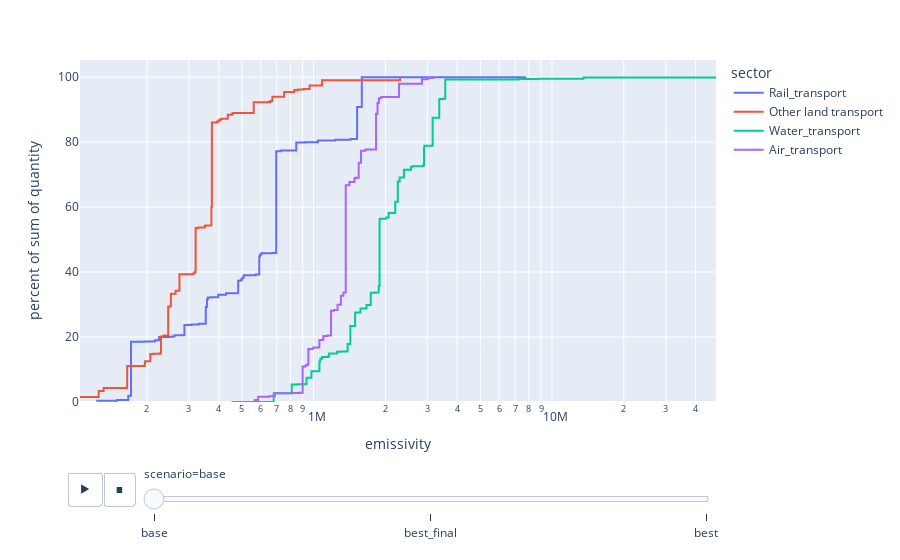
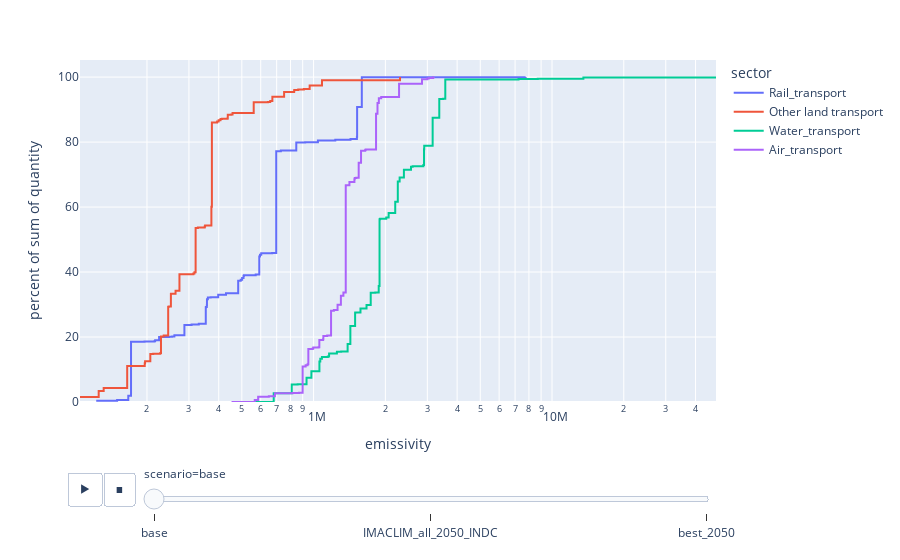

The cell these charts' notebook holds for them, in order:
### Code cell
plot_sector_import_distrib_full(model,["Water_transport","Rail_transport","Air_transport","Other land transport"],scenarios=["base","best_final","best"])
plot_sector_import_distrib_full(model,["Water_transport","Rail_transport","Air_transport","Other land transport"],scenarios=["base","IMACLIM_all_2050_INDC","best_2050"])

### Figure 1 — Plotly figure (JSON) as saved in the notebook; plotly's stock layout.template omitted (floating-point values rounded to 4 significant figures)
{"data": [{"hovertemplate": "<b>%{hovertext}</b><br><br>sector=Rail_transport<br>scenario=base<br>emissivity=%{x}<br>percent of sum of quantity=%{y}<extra></extra>", "hovertext": ["Sweden", "Turkey", "Switzerland", "Germany", "Cyprus", "Japan", "Slovenia", "United Kingdom", "Finland", "Malta", "Ireland", "Romania", "Belgium", "Norway", "Greece", "Luxembourg", "Austria", "South Korea", "Portugal", "Netherlands", "Spain", "Brazil", "Hungary", "Slovakia", "Poland", "Denmark", "RoW America", "Italy", "Estonia", "South Africa", "United States", "RoW Middle East", "Australia", "Latvia", "Croatia", "RoW Asia and Pacific", "Lithuania", "Taiwan", "RoW Africa", "Bulgaria", "Czech Republic", "India", "China", "Canada", "RoW Europe", "Russia", "Indonesia", "Mexico"], "legendgroup": "Rail_transport", "line": {"dash": "solid", "shape": "hv"}, "marker": {"color": "#636efa", "symbol": "circle"}, "mode": "lines", "name": "Rail_transport", "orientation": "v", "showlegend": true, "type": "scatter", "x": [122500.0, 149900.0, 167000.0, 171500.0, 195200.0, 215300.0, 216400.0, 224900.0, 232700.0, 247600.0, 254900.0, 260700.0, 287100.0, 307800.0, 329900.0, 329900.0, 353000.0, 354000.0, 356500.0, 357000.0, 360200.0, 370200.0, 397900.0, 429100.0, 482700.0, 494700.0, 501400.0, 508300.0, 510500.0, 571600.0, 591800.0, 595400.0, 596000.0, 602900.0, 670200.0, 697000.0, 728800.0, 739800.0, 845900.0, 922000.0, 1042000.0, 1233000.0, 1428000.0, 1519000.0, 1522000.0, 1593000.0, 4068000.0, 7749000.0], "xaxis": "x", "y": [0.4134, 0.6441, 1.931, 18.53, 18.64, 18.78, 18.98, 19.98, 20.03, 20.06, 20.18, 20.57, 23.72, 23.86, 23.95, 24.08, 29.18, 29.26, 29.75, 31.66, 32.19, 32.24, 33.01, 33.48, 37.35, 37.65, 38.14, 38.89, 39.03, 39.21, 44.79, 45.03, 45.33, 45.79, 45.83, 77.16, 77.39, 77.45, 79.85, 79.97, 80.5, 80.69, 80.96, 81.67, 90.81, 99.95, 99.97, 100.0], "yaxis": "y"}, {"hovertemplate": "<b>%{hovertext}</b><br><br>sector=Other land transport<br>scenario=base<br>emissivity=%{x}<br>percent of sum of quantity=%{y}<extra></extra>", "hovertext": ["Sweden", "United Kingdom", "Switzerland", "Germany", "Romania", "Turkey", "Italy", "Finland", "Japan", "Belgium", "Ireland", "United States", "Mexico", "Austria", "Hungary", "Spain", "Lithuania", "Portugal", "Netherlands", "Cyprus", "Luxembourg", "Norway", "Slovenia", "Poland", "RoW Asia and Pacific", "RoW Middle East", "Australia", "Indonesia", "South Korea", "Estonia", "Taiwan", "RoW America", "Malta", "Brazil", "Slovakia", "RoW Africa", "South Africa", "India", "Canada", "Denmark", "Croatia", "China", "Greece", "Latvia", "Bulgaria", "Czech Republic", "RoW Europe", "Russia"], "legendgroup": "Other land transport", "line": {"dash": "solid", "shape": "hv"}, "marker": {"color": "#EF553B", "symbol": "circle"}, "mode": "lines", "name": "Other land transport", "orientation": "v", "showlegend": true, "type": "scatter", "x": [104700.0, 125500.0, 131700.0, 165200.0, 195700.0, 196400.0, 206600.0, 212400.0, 227500.0, 229000.0, 235100.0, 245500.0, 247600.0, 252000.0, 263600.0, 273700.0, 313000.0, 316400.0, 320000.0, 323700.0, 327000.0, 349300.0, 350600.0, 372600.0, 374400.0, 393800.0, 399600.0, 406400.0, 409200.0, 413000.0, 435000.0, 436500.0, 449200.0, 451400.0, 457100.0, 560800.0, 643100.0, 657600.0, 671500.0, 752100.0, 828500.0, 828900.0, 830100.0, 861900.0, 910300.0, 962600.0, 1084000.0, 2304000.0], "xaxis": "x", "y": [1.541, 3.368, 4.3, 11.09, 11.9, 12.53, 14.8, 14.87, 15.08, 20.19, 20.45, 29.29, 29.37, 33.32, 34.21, 39.32, 39.56, 39.96, 53.53, 53.56, 53.69, 54.03, 54.29, 60.13, 86.0, 86.35, 86.74, 86.99, 87.09, 87.21, 87.28, 88.39, 88.41, 88.5, 88.95, 92.24, 92.32, 92.68, 93.92, 95.41, 95.49, 95.91, 96.05, 96.19, 96.36, 97.43, 99.03, 100.0], "yaxis": "y"}, {"hovertemplate": "<b>%{hovertext}</b><br><br>sector=Water_transport<br>scenario=base<br>emissivity=%{x}<br>percent of sum of quantity=%{y}<extra></extra>", "hovertext": ["Slovakia", "Switzerland", "RoW Africa", "Bulgaria", "Hungary", "Sweden", "Brazil", "United States", "Ireland", "Croatia", "South Africa", "Turkey", "Finland", "Malta", "RoW America", "United Kingdom", "Belgium", "Estonia", "RoW Europe", "Spain", "Netherlands", "Slovenia", "Italy", "RoW Asia and Pacific", "Lithuania", "Romania", "Indonesia", "Australia", "India", "RoW Middle East", "Norway", "Russia", "Canada", "Portugal", "Luxembourg", "Mexico", "South Korea", "Denmark", "China", "Japan", "Austria", "Germany", "Cyprus", "Latvia", "Czech Republic", "Greece", "Taiwan"], "legendgroup": "Water_transport", "line": {"dash": "solid", "shape": "hv"}, "marker": {"color": "#00cc96", "symbol": "circle"}, "mode": "lines", "name": "Water_transport", "orientation": "v", "showlegend": true, "type": "scatter", "x": [455500.0, 680200.0, 809600.0, 857200.0, 876200.0, 934100.0, 978900.0, 1058000.0, 1067000.0, 1084000.0, 1147000.0, 1161000.0, 1252000.0, 1305000.0, 1389000.0, 1426000.0, 1493000.0, 1495000.0, 1573000.0, 1667000.0, 1736000.0, 1814000.0, 1876000.0, 1890000.0, 1893000.0, 1901000.0, 2017000.0, 2065000.0, 2200000.0, 2255000.0, 2295000.0, 2392000.0, 2562000.0, 2603000.0, 2654000.0, 2887000.0, 2905000.0, 2911000.0, 3157000.0, 3366000.0, 3494000.0, 3567000.0, 7237000.0, 8712000.0, 9994000.0, 13540000.0, 48730000.0], "xaxis": "x", "y": [0.02277, 2.668, 5.354, 5.458, 5.501, 7.427, 9.431, 12.5, 13.3, 13.83, 14.01, 14.95, 15.49, 15.54, 17.83, 23.41, 27.35, 27.56, 28.77, 29.86, 33.61, 33.72, 35.73, 56.23, 56.27, 56.39, 56.78, 58.15, 61.64, 67.87, 69.09, 71.5, 72.39, 72.53, 72.54, 72.96, 77.78, 78.84, 87.46, 93.28, 93.31, 99.28, 99.43, 99.48, 99.49, 99.87, 100.0], "yaxis": "y"}, {"hovertemplate": "<b>%{hovertext}</b><br><br>sector=Air_transport<br>scenario=base<br>emissivity=%{x}<br>percent of sum of quantity=%{y}<extra></extra>", "hovertext": ["Slovakia", "Denmark", "Sweden", "Poland", "Switzerland", "Cyprus", "Romania", "Germany", "Norway", "RoW America", "Ireland", "Croatia", "Brazil", "Hungary", "Malta", "Japan", "Slovenia", "Austria", "Belgium", "Lithuania", "Mexico", "United Kingdom", "Greece", "Italy", "Estonia", "Turkey", "Portugal", "United States", "Bulgaria", "RoW Europe", "RoW Africa", "Canada", "Czech Republic", "Spain", "Netherlands", "Finland", "Latvia", "RoW Asia and Pacific", "China", "South Korea", "Australia", "Indonesia", "Russia", "RoW Middle East", "India", "Taiwan", "Luxembourg", "South Africa"], "legendgroup": "Air_transport", "line": {"dash": "solid", "shape": "hv"}, "marker": {"color": "#ab63fa", "symbol": "circle"}, "mode": "lines", "name": "Air_transport", "orientation": "v", "showlegend": true, "type": "scatter", "x": [452700.0, 566500.0, 585300.0, 648900.0, 688200.0, 816400.0, 868800.0, 899400.0, 925900.0, 943000.0, 950400.0, 953700.0, 990700.0, 996800.0, 1049000.0, 1057000.0, 1094000.0, 1096000.0, 1099000.0, 1118000.0, 1140000.0, 1184000.0, 1216000.0, 1260000.0, 1273000.0, 1302000.0, 1334000.0, 1364000.0, 1366000.0, 1413000.0, 1483000.0, 1488000.0, 1509000.0, 1546000.0, 1581000.0, 1646000.0, 1659000.0, 1828000.0, 1853000.0, 1878000.0, 1921000.0, 1921000.0, 2283000.0, 2849000.0, 2999000.0, 3042000.0, 3171000.0, 3192000.0], "xaxis": "x", "y": [0.01349, 0.6497, 1.609, 1.802, 2.684, 2.744, 2.86, 10.9, 11.29, 11.65, 16.27, 16.33, 16.44, 16.79, 16.82, 19.1, 19.14, 19.35, 20.3, 20.32, 20.47, 28.08, 28.34, 29.91, 29.94, 32.67, 33.68, 66.6, 66.68, 67.7, 68.54, 68.92, 69.05, 73.66, 77.36, 77.65, 77.71, 88.72, 92.01, 93.49, 93.77, 93.84, 97.98, 99.37, 99.58, 99.74, 99.92, 100.0], "yaxis": "y"}], "layout": {"legend": {"title": {"text": "sector"}, "tracegroupgap": 0}, "margin": {"t": 60}, "sliders": [{"active": 0, "currentvalue": {"prefix": "scenario="}, "len": 0.9, "pad": {"b": 10, "t": 60}, "steps": [{"args": [["base"], {"frame": {"duration": 0, "redraw": false}, "fromcurrent": true, "mode": "immediate", "transition": {"duration": 0, "easing": "linear"}}], "label": "base", "method": "animate"}, {"args": [["best_final"], {"frame": {"duration": 0, "redraw": false}, "fromcurrent": true, "mode": "immediate", "transition": {"duration": 0, "easing": "linear"}}], "label": "best_final", "method": "animate"}, {"args": [["best"], {"frame": {"duration": 0, "redraw": false}, "fromcurrent": true, "mode": "immediate", "transition": {"duration": 0, "easing": "linear"}}], "label": "best", "method": "animate"}], "x": 0.1, "xanchor": "left", "y": 0, "yanchor": "top"}], "updatemenus": [{"buttons": [{"args": [null, {"frame": {"duration": 500, "redraw": false}, "fromcurrent": true, "mode": "immediate", "transition": {"duration": 500, "easing": "linear"}}], "label": "&#9654;", "method": "animate"}, {"args": [[null], {"frame": {"duration": 0, "redraw": false}, "fromcurrent": true, "mode": "immediate", "transition": {"duration": 0, "easing": "linear"}}], "label": "&#9724;", "method": "animate"}], "direction": "left", "pad": {"r": 10, "t": 70}, "showactive": false, "type": "buttons", "x": 0.1, "xanchor": "right", "y": 0, "yanchor": "top"}], "xaxis": {"anchor": "y", "domain": [0, 1], "title": {"text": "emissivity"}, "type": "log"}, "yaxis": {"anchor": "x", "domain": [0, 1], "rangemode": "tozero", "title": {"text": "percent of sum of quantity"}}}}

### Figure 2 — Plotly figure (JSON) as saved in the notebook; plotly's stock layout.template omitted (floating-point values rounded to 4 significant figures)
{"data": [{"hovertemplate": "<b>%{hovertext}</b><br><br>sector=Rail_transport<br>scenario=base<br>emissivity=%{x}<br>percent of sum of quantity=%{y}<extra></extra>", "hovertext": ["Sweden", "Turkey", "Switzerland", "Germany", "Cyprus", "Japan", "Slovenia", "United Kingdom", "Finland", "Malta", "Ireland", "Romania", "Belgium", "Norway", "Greece", "Luxembourg", "Austria", "South Korea", "Portugal", "Netherlands", "Spain", "Brazil", "Hungary", "Slovakia", "Poland", "Denmark", "RoW America", "Italy", "Estonia", "South Africa", "United States", "RoW Middle East", "Australia", "Latvia", "Croatia", "RoW Asia and Pacific", "Lithuania", "Taiwan", "RoW Africa", "Bulgaria", "Czech Republic", "India", "China", "Canada", "RoW Europe", "Russia", "Indonesia", "Mexico"], "legendgroup": "Rail_transport", "line": {"dash": "solid", "shape": "hv"}, "marker": {"color": "#636efa", "symbol": "circle"}, "mode": "lines", "name": "Rail_transport", "orientation": "v", "showlegend": true, "type": "scatter", "x": [122500.0, 149900.0, 167000.0, 171500.0, 195200.0, 215300.0, 216400.0, 224900.0, 232700.0, 247600.0, 254900.0, 260700.0, 287100.0, 307800.0, 329900.0, 329900.0, 353000.0, 354000.0, 356500.0, 357000.0, 360200.0, 370200.0, 397900.0, 429100.0, 482700.0, 494700.0, 501400.0, 508300.0, 510500.0, 571600.0, 591800.0, 595400.0, 596000.0, 602900.0, 670200.0, 697000.0, 728800.0, 739800.0, 845900.0, 922000.0, 1042000.0, 1233000.0, 1428000.0, 1519000.0, 1522000.0, 1593000.0, 4068000.0, 7749000.0], "xaxis": "x", "y": [0.4134, 0.6441, 1.931, 18.53, 18.64, 18.78, 18.98, 19.98, 20.03, 20.06, 20.18, 20.57, 23.72, 23.86, 23.95, 24.08, 29.18, 29.26, 29.75, 31.66, 32.19, 32.24, 33.01, 33.48, 37.35, 37.65, 38.14, 38.89, 39.03, 39.21, 44.79, 45.03, 45.33, 45.79, 45.83, 77.16, 77.39, 77.45, 79.85, 79.97, 80.5, 80.69, 80.96, 81.67, 90.81, 99.95, 99.97, 100.0], "yaxis": "y"}, {"hovertemplate": "<b>%{hovertext}</b><br><br>sector=Other land transport<br>scenario=base<br>emissivity=%{x}<br>percent of sum of quantity=%{y}<extra></extra>", "hovertext": ["Sweden", "United Kingdom", "Switzerland", "Germany", "Romania", "Turkey", "Italy", "Finland", "Japan", "Belgium", "Ireland", "United States", "Mexico", "Austria", "Hungary", "Spain", "Lithuania", "Portugal", "Netherlands", "Cyprus", "Luxembourg", "Norway", "Slovenia", "Poland", "RoW Asia and Pacific", "RoW Middle East", "Australia", "Indonesia", "South Korea", "Estonia", "Taiwan", "RoW America", "Malta", "Brazil", "Slovakia", "RoW Africa", "South Africa", "India", "Canada", "Denmark", "Croatia", "China", "Greece", "Latvia", "Bulgaria", "Czech Republic", "RoW Europe", "Russia"], "legendgroup": "Other land transport", "line": {"dash": "solid", "shape": "hv"}, "marker": {"color": "#EF553B", "symbol": "circle"}, "mode": "lines", "name": "Other land transport", "orientation": "v", "showlegend": true, "type": "scatter", "x": [104700.0, 125500.0, 131700.0, 165200.0, 195700.0, 196400.0, 206600.0, 212400.0, 227500.0, 229000.0, 235100.0, 245500.0, 247600.0, 252000.0, 263600.0, 273700.0, 313000.0, 316400.0, 320000.0, 323700.0, 327000.0, 349300.0, 350600.0, 372600.0, 374400.0, 393800.0, 399600.0, 406400.0, 409200.0, 413000.0, 435000.0, 436500.0, 449200.0, 451400.0, 457100.0, 560800.0, 643100.0, 657600.0, 671500.0, 752100.0, 828500.0, 828900.0, 830100.0, 861900.0, 910300.0, 962600.0, 1084000.0, 2304000.0], "xaxis": "x", "y": [1.541, 3.368, 4.3, 11.09, 11.9, 12.53, 14.8, 14.87, 15.08, 20.19, 20.45, 29.29, 29.37, 33.32, 34.21, 39.32, 39.56, 39.96, 53.53, 53.56, 53.69, 54.03, 54.29, 60.13, 86.0, 86.35, 86.74, 86.99, 87.09, 87.21, 87.28, 88.39, 88.41, 88.5, 88.95, 92.24, 92.32, 92.68, 93.92, 95.41, 95.49, 95.91, 96.05, 96.19, 96.36, 97.43, 99.03, 100.0], "yaxis": "y"}, {"hovertemplate": "<b>%{hovertext}</b><br><br>sector=Water_transport<br>scenario=base<br>emissivity=%{x}<br>percent of sum of quantity=%{y}<extra></extra>", "hovertext": ["Slovakia", "Switzerland", "RoW Africa", "Bulgaria", "Hungary", "Sweden", "Brazil", "United States", "Ireland", "Croatia", "South Africa", "Turkey", "Finland", "Malta", "RoW America", "United Kingdom", "Belgium", "Estonia", "RoW Europe", "Spain", "Netherlands", "Slovenia", "Italy", "RoW Asia and Pacific", "Lithuania", "Romania", "Indonesia", "Australia", "India", "RoW Middle East", "Norway", "Russia", "Canada", "Portugal", "Luxembourg", "Mexico", "South Korea", "Denmark", "China", "Japan", "Austria", "Germany", "Cyprus", "Latvia", "Czech Republic", "Greece", "Taiwan"], "legendgroup": "Water_transport", "line": {"dash": "solid", "shape": "hv"}, "marker": {"color": "#00cc96", "symbol": "circle"}, "mode": "lines", "name": "Water_transport", "orientation": "v", "showlegend": true, "type": "scatter", "x": [455500.0, 680200.0, 809600.0, 857200.0, 876200.0, 934100.0, 978900.0, 1058000.0, 1067000.0, 1084000.0, 1147000.0, 1161000.0, 1252000.0, 1305000.0, 1389000.0, 1426000.0, 1493000.0, 1495000.0, 1573000.0, 1667000.0, 1736000.0, 1814000.0, 1876000.0, 1890000.0, 1893000.0, 1901000.0, 2017000.0, 2065000.0, 2200000.0, 2255000.0, 2295000.0, 2392000.0, 2562000.0, 2603000.0, 2654000.0, 2887000.0, 2905000.0, 2911000.0, 3157000.0, 3366000.0, 3494000.0, 3567000.0, 7237000.0, 8712000.0, 9994000.0, 13540000.0, 48730000.0], "xaxis": "x", "y": [0.02277, 2.668, 5.354, 5.458, 5.501, 7.427, 9.431, 12.5, 13.3, 13.83, 14.01, 14.95, 15.49, 15.54, 17.83, 23.41, 27.35, 27.56, 28.77, 29.86, 33.61, 33.72, 35.73, 56.23, 56.27, 56.39, 56.78, 58.15, 61.64, 67.87, 69.09, 71.5, 72.39, 72.53, 72.54, 72.96, 77.78, 78.84, 87.46, 93.28, 93.31, 99.28, 99.43, 99.48, 99.49, 99.87, 100.0], "yaxis": "y"}, {"hovertemplate": "<b>%{hovertext}</b><br><br>sector=Air_transport<br>scenario=base<br>emissivity=%{x}<br>percent of sum of quantity=%{y}<extra></extra>", "hovertext": ["Slovakia", "Denmark", "Sweden", "Poland", "Switzerland", "Cyprus", "Romania", "Germany", "Norway", "RoW America", "Ireland", "Croatia", "Brazil", "Hungary", "Malta", "Japan", "Slovenia", "Austria", "Belgium", "Lithuania", "Mexico", "United Kingdom", "Greece", "Italy", "Estonia", "Turkey", "Portugal", "United States", "Bulgaria", "RoW Europe", "RoW Africa", "Canada", "Czech Republic", "Spain", "Netherlands", "Finland", "Latvia", "RoW Asia and Pacific", "China", "South Korea", "Australia", "Indonesia", "Russia", "RoW Middle East", "India", "Taiwan", "Luxembourg", "South Africa"], "legendgroup": "Air_transport", "line": {"dash": "solid", "shape": "hv"}, "marker": {"color": "#ab63fa", "symbol": "circle"}, "mode": "lines", "name": "Air_transport", "orientation": "v", "showlegend": true, "type": "scatter", "x": [452700.0, 566500.0, 585300.0, 648900.0, 688200.0, 816400.0, 868800.0, 899400.0, 925900.0, 943000.0, 950400.0, 953700.0, 990700.0, 996800.0, 1049000.0, 1057000.0, 1094000.0, 1096000.0, 1099000.0, 1118000.0, 1140000.0, 1184000.0, 1216000.0, 1260000.0, 1273000.0, 1302000.0, 1334000.0, 1364000.0, 1366000.0, 1413000.0, 1483000.0, 1488000.0, 1509000.0, 1546000.0, 1581000.0, 1646000.0, 1659000.0, 1828000.0, 1853000.0, 1878000.0, 1921000.0, 1921000.0, 2283000.0, 2849000.0, 2999000.0, 3042000.0, 3171000.0, 3192000.0], "xaxis": "x", "y": [0.01349, 0.6497, 1.609, 1.802, 2.684, 2.744, 2.86, 10.9, 11.29, 11.65, 16.27, 16.33, 16.44, 16.79, 16.82, 19.1, 19.14, 19.35, 20.3, 20.32, 20.47, 28.08, 28.34, 29.91, 29.94, 32.67, 33.68, 66.6, 66.68, 67.7, 68.54, 68.92, 69.05, 73.66, 77.36, 77.65, 77.71, 88.72, 92.01, 93.49, 93.77, 93.84, 97.98, 99.37, 99.58, 99.74, 99.92, 100.0], "yaxis": "y"}], "layout": {"legend": {"title": {"text": "sector"}, "tracegroupgap": 0}, "margin": {"t": 60}, "sliders": [{"active": 0, "currentvalue": {"prefix": "scenario="}, "len": 0.9, "pad": {"b": 10, "t": 60}, "steps": [{"args": [["base"], {"frame": {"duration": 0, "redraw": false}, "fromcurrent": true, "mode": "immediate", "transition": {"duration": 0, "easing": "linear"}}], "label": "base", "method": "animate"}, {"args": [["IMACLIM_all_2050_INDC"], {"frame": {"duration": 0, "redraw": false}, "fromcurrent": true, "mode": "immediate", "transition": {"duration": 0, "easing": "linear"}}], "label": "IMACLIM_all_2050_INDC", "method": "animate"}, {"args": [["best_2050"], {"frame": {"duration": 0, "redraw": false}, "fromcurrent": true, "mode": "immediate", "transition": {"duration": 0, "easing": "linear"}}], "label": "best_2050", "method": "animate"}], "x": 0.1, "xanchor": "left", "y": 0, "yanchor": "top"}], "updatemenus": [{"buttons": [{"args": [null, {"frame": {"duration": 500, "redraw": false}, "fromcurrent": true, "mode": "immediate", "transition": {"duration": 500, "easing": "linear"}}], "label": "&#9654;", "method": "animate"}, {"args": [[null], {"frame": {"duration": 0, "redraw": false}, "fromcurrent": true, "mode": "immediate", "transition": {"duration": 0, "easing": "linear"}}], "label": "&#9724;", "method": "animate"}], "direction": "left", "pad": {"r": 10, "t": 70}, "showactive": false, "type": "buttons", "x": 0.1, "xanchor": "right", "y": 0, "yanchor": "top"}], "xaxis": {"anchor": "y", "domain": [0, 1], "title": {"text": "emissivity"}, "type": "log"}, "yaxis": {"anchor": "x", "domain": [0, 1], "rangemode": "tozero", "title": {"text": "percent of sum of quantity"}}}}
